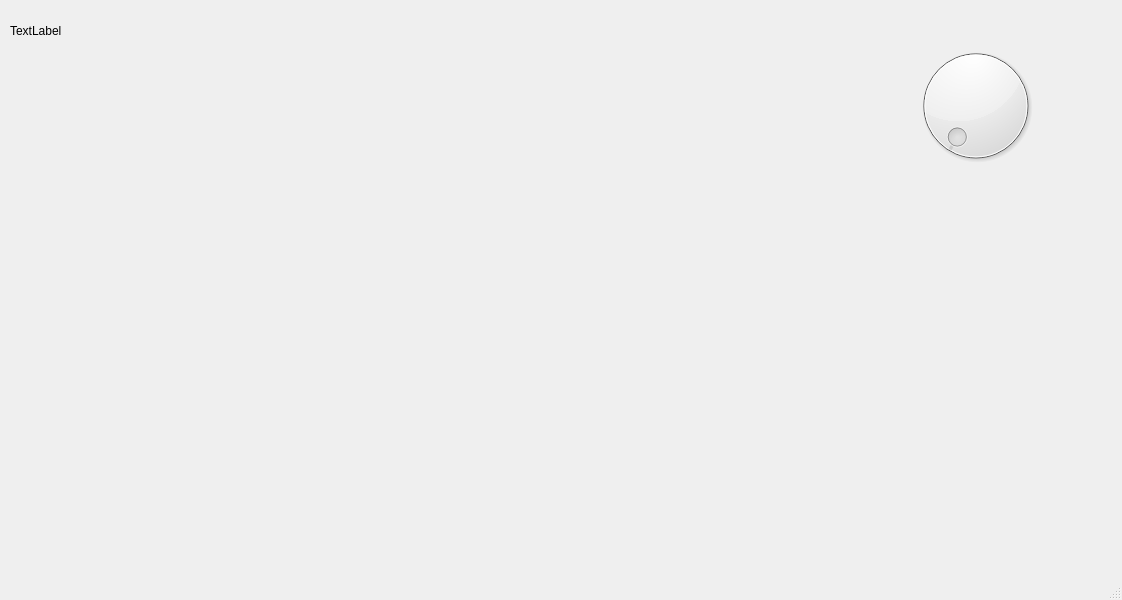
<?xml version="1.0" encoding="UTF-8"?>
<ui version="4.0">
 <class>MainWindow</class>
 <widget class="QMainWindow" name="MainWindow">
  <property name="geometry">
   <rect>
    <x>0</x>
    <y>0</y>
    <width>1122</width>
    <height>600</height>
   </rect>
  </property>
  <property name="windowTitle">
   <string>MainWindow</string>
  </property>
  <widget class="QWidget" name="centralwidget">
   <widget class="QLabel" name="datosSistema">
    <property name="geometry">
     <rect>
      <x>10</x>
      <y>10</y>
      <width>301</width>
      <height>41</height>
     </rect>
    </property>
    <property name="text">
     <string>TextLabel</string>
    </property>
   </widget>
   <widget class="Graficador" name="graficoWidget" native="true">
    <property name="geometry">
     <rect>
      <x>10</x>
      <y>50</y>
      <width>800</width>
      <height>500</height>
     </rect>
    </property>
   </widget>
   <widget class="QDial" name="dial">
    <property name="geometry">
     <rect>
      <x>910</x>
      <y>40</y>
      <width>131</width>
      <height>131</height>
     </rect>
    </property>
    <property name="minimum">
     <number>1</number>
    </property>
    <property name="maximum">
     <number>10</number>
    </property>
    <property name="value">
     <number>1</number>
    </property>
   </widget>
  </widget>
  <widget class="QMenuBar" name="menubar">
   <property name="geometry">
    <rect>
     <x>0</x>
     <y>0</y>
     <width>1122</width>
     <height>21</height>
    </rect>
   </property>
  </widget>
  <widget class="QStatusBar" name="statusbar"/>
 </widget>
 <customwidgets>
  <customwidget>
   <class>Graficador</class>
   <extends>QWidget</extends>
   <header>graficador.h</header>
   <container>1</container>
  </customwidget>
 </customwidgets>
 <resources/>
 <connections/>
</ui>
